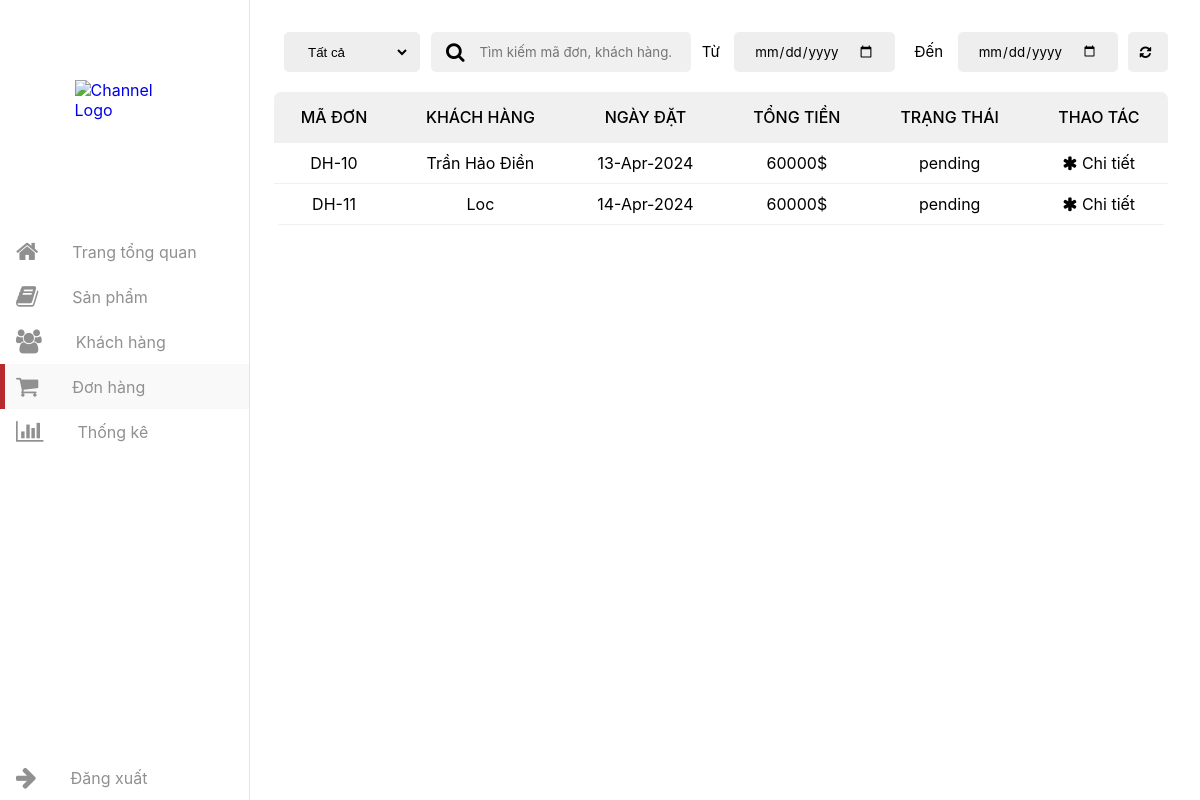
/bookept-main/admin_orders.php (signed in), run on the app's committed database.
### tables this page shows
CREATE TABLE `orders` (
  `id` int(100) NOT NULL,
  `user_id` int(100) NOT NULL,
  `name` varchar(100) NOT NULL,
  `number` varchar(12) NOT NULL,
  `email` varchar(100) NOT NULL,
  `method` varchar(50) NOT NULL,
  `address` varchar(500) NOT NULL,
  `total_products` varchar(1000) NOT NULL,
  `total_price` int(100) NOT NULL,
  `placed_on` varchar(50) NOT NULL,
  `payment_status` varchar(20) NOT NULL DEFAULT 'pending'
);

### bookept-main/admin_orders.php (the view, shortened to what this page needs)
<?php
include 'config.php';
?>
<!DOCTYPE html>
<html lang="en">
<head>
   <link rel="stylesheet" href="styles/admin/admin.css">
   <link rel="stylesheet" href="styles/admin/admin-reponsive.css">
   <link rel="stylesheet" href="https://cdnjs.cloudflare.com/ajax/libs/font-awesome/4.7.0/css/font-awesome.min.css" type="text/css" />
   <link rel="stylesheet" href="">
</head>
<body>
   <div class="container">
      <aside class="sidebar open">
         <div class="top-sidebar">
            <a href="admin_main.php" class="channel-logo"><img src="image/Logo.jpg" alt="Channel Logo"></a>
            <div class="hidden-sidebar your-channel"><img src="" style="height: 30px;" alt="">
            </div>
         </div>
         <div class="middle-sidebar">
            <ul class="sidebar-list">
               <li class="sidebar-list-item tab-content">
                  <a href="admin_main.php" class="sidebar-link">
                     <div class="sidebar-icon"><i class="fa fa-home"></i></div>
                     <div class="hidden-sidebar">Trang tổng quan</div>
                  </a>
               </li>
               <li class="sidebar-list-item tab-content">
                  <a href="admin_products.php" class="sidebar-link">
                     <div class="sidebar-icon"><i class="fa fa-book"></i></div>
                     <div class="hidden-sidebar">Sản phẩm</div>
                  </a>
               </li>
               <li class="sidebar-list-item tab-content">
                  <a href="admin_users.php" class="sidebar-link">
                     <div class="sidebar-icon"><i class="fa fa-group"></i></div>
                     <div class="hidden-sidebar">Khách hàng</div>
                  </a>
               </li>
               <li class="sidebar-list-item tab-content active">
                  <a href="admin_orders.php" class="sidebar-link">
                     <div class="sidebar-icon"><i class="fa fa-shopping-cart"></i></div>
                     <div class="hidden-sidebar">Đơn hàng</div>
                  </a>
               </li>
               <li class="sidebar-list-item tab-content">
                  <a href="admin_stats.php" class="sidebar-link">
                     <div class="sidebar-icon"><i class="fa fa-bar-chart"></i></div>
                     <div class="hidden-sidebar">Thống kê</div>
                  </a>
               </li>
            </ul>
         </div>
         <div class="bottom-sidebar">
            <ul class="sidebar-list">
               <li class="sidebar-list-item user-logout">
                  <a href="admin_stats.php" class="sidebar-link" id="logout-acc">
                     <div class="sidebar-icon"><i class="fa fa-arrow-right"></i></div>
                     <div class="hidden-sidebar">Đăng xuất</div>
                  </a>
               </li>
            </ul>
         </div>
      </aside>
      <main class="content">
         <div class="section active">
            <div class="admin-control">
               <div class="admin-control-left">
                  <select name="tinh-trang" id="tinh-trang" onchange="findOrder()">
                     <option value="2">Tất cả</option>
                  </select>
               </div>
               <div class="admin-control-center">
                  <form action="" class="form-search">
                     <span class="search-btn"><i class="fa fa-search"></i></span>
                     <input id="form-search-order" type="text" class="form-search-input" placeholder="Tìm kiếm mã đơn, khách hàng..." oninput="findOrder()">
                  </form>
               </div>
               <div class="admin-control-right">
                  <form action="" class="fillter-date">
                     <div>
                        <label for="time-start">Từ</label>
                        <input type="date" class="form-control-date" id="time-start" onchange="findOrder()">
                     </div>
                     <div>
                        <label for="time-end">Đến</label>
                        <input type="date" class="form-control-date" id="time-end" onchange="findOrder()">
                     </div>
                  </form>
                  <button class="btn-reset-order" onclick="cancelSearchOrder()"><i class="fa fa-refresh fa-spin"></i></button>
               </div>
            </div>
            <div class="table">
               <table width="100%">
                  <thead>
                     <tr>
                        <td>Mã đơn</td>
                        <td>Khách hàng</td>
                        <td>Ngày đặt</td>
                        <td>Tổng tiền</td>
                        <td>Trạng thái</td>
                        <td>Thao tác</td>
                     </tr>
                  </thead>
                  <tbody id="showOrder">
                     <?php
                     $select_orders = mysqli_query($conn, "SELECT * FROM orders") or die('query failed');
                     if (mysqli_num_rows($select_orders) > 0) {
                        while ($fetch_orders = mysqli_fetch_assoc($select_orders)) {
                     ?>
                           <tr>
                              <td value="<?php echo $fetch_orders['id'] ?>">DH-<?php echo $fetch_orders['id']; ?></td>
                              <td><?php echo $fetch_orders['name'] ?></td>
                              <td><?php echo $fetch_orders['placed_on'] ?></td>
                              <td><?php echo $fetch_orders['total_price'] ?>$</td>
                              <td><?php echo $fetch_orders['payment_status'] ?></td>
                              <td class="control">
                                 <form method="post">
                                 <a style="color:black" href="admin_orderdetail.php?order_id=<?php echo $fetch_orders['id']; ?>"><i class=" fa fa-asterisk"></i> Chi tiết</a>
                                 </form>
                          <?php
                        }
                     }
                           ?>
                              </td>
                           </tr>
                  </tbody>
               </table>
            </div>
         </div>
      </main>
   </div>
</body>
</html>

### data on the page
orders: id "10", name "Trần Hảo Điền", placed_on "13-Apr-2024", total_price "60000", payment_status "pending"
orders: id "11", name "Loc", placed_on "14-Apr-2024", total_price "60000", payment_status "pending"
